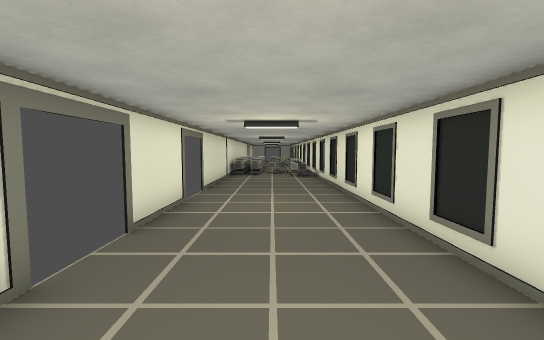
View 1 (above)

12 first-person views from a walk through a Godot game level. The camera is 1.4 m above the floor, tilts 4° down and sees 90° across. The floor is counted in squares, 1 m on a side. Each view is taken from the middle of a square. On the plan, view 1 faces up. The plan holds only what a view shows up to about 13 squares ahead; the rest is blank. The place goes on beyond the plan. Door leaves are left out where a doorway can be walked through.

View 2
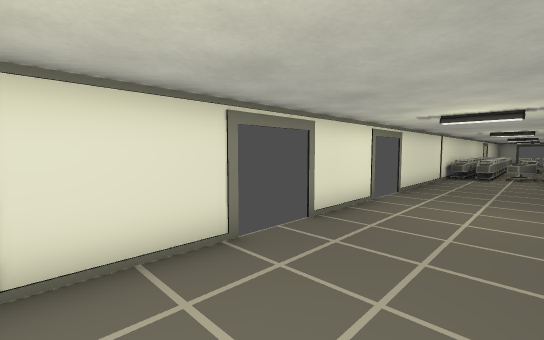

View 3
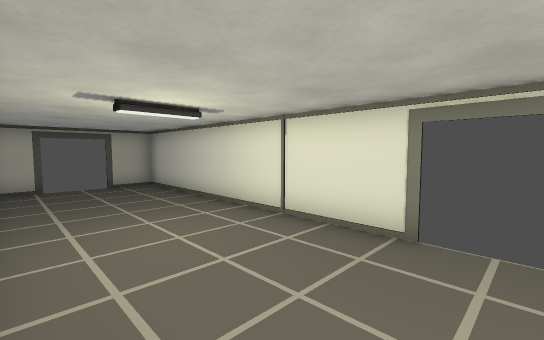

View 4
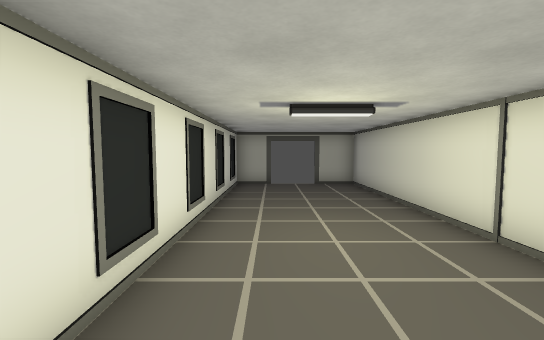

View 5
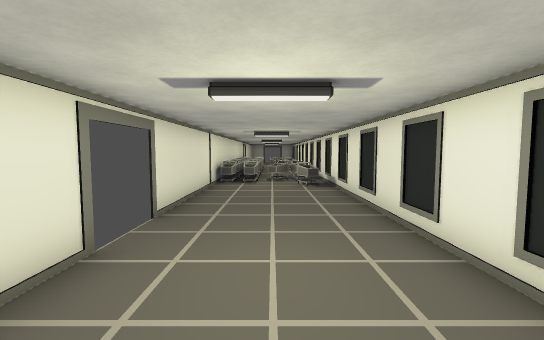

View 6
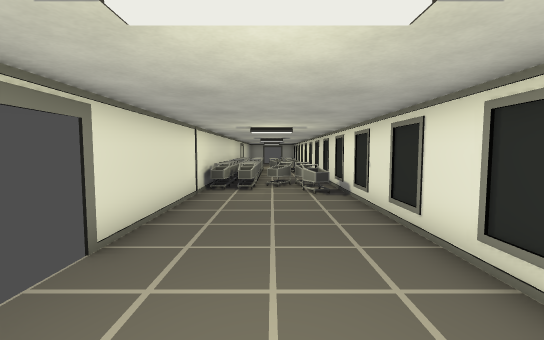

View 7
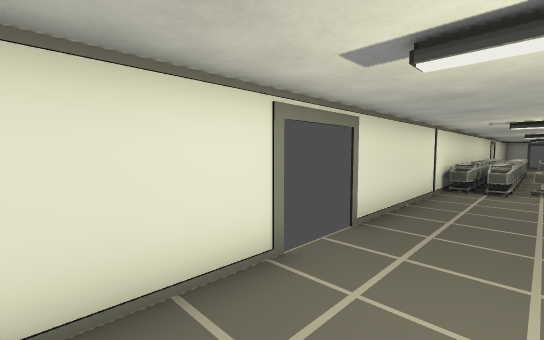

View 8
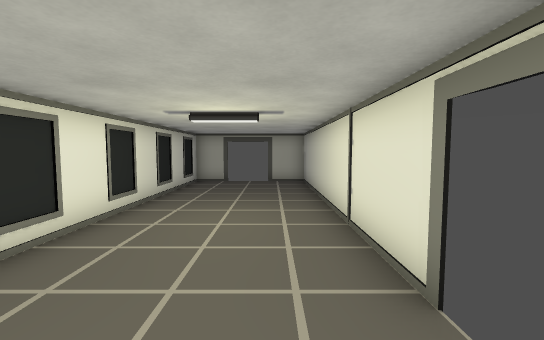

View 9
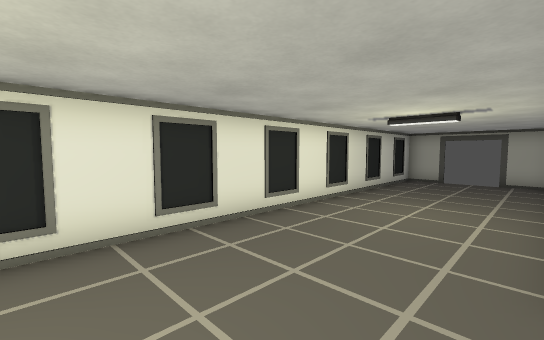

View 10
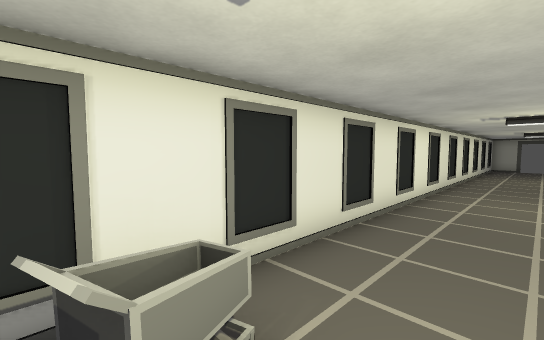

View 11
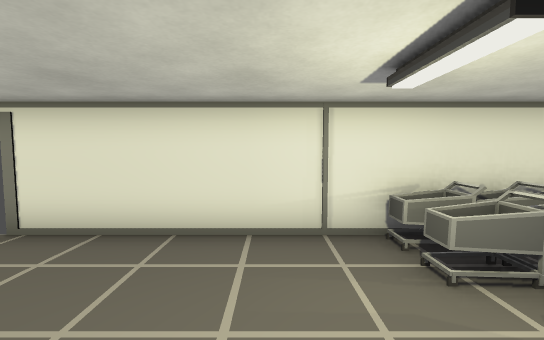

View 12
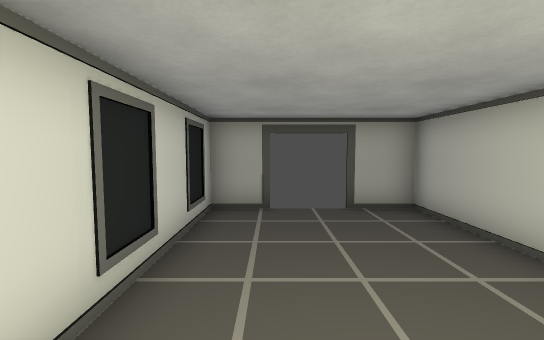

### Floor plan
Key: @ floor where view 1 was taken; # wall or solid block; . floor; D open door; = window, fence, low wall or low ledge.
Columns run from 3 left of view 1 to 3 right of it. Each row starts with its distance up from view 1.
 17 #######
 16 #==.###
 15 #....##
 14 #.....#
 13 #.....#
 12 #.....#
 11 #.....#
 10 #.....#
  9 DD....#
  8 DD....#
  7 #.....#
  6 #.....#
  5 #.....#
  4 DD....#
  3 DD....#
  2 #.....#
  1 #.....#
  0 #..@..#
 -1 #.....#
 -2 #.....#
 -3 #.....#
 -4 #.....#
 -5 #.....#
 -6 #.....#
 -7 #.....#
 -8 ##DDD##

Where each view was taken, in squares from view 1:
view 1: 0 up, 0 right, facing up
view 2: 0 up, 1 right, facing up-left
view 3: 4 up, 2 right, facing down-left
view 4: 4 up, 1 right, facing down
view 5: 4 up, 0 right, facing up
view 6: 6 up, 0 right, facing up
view 7: 5 up, 0 right, facing up-left
view 8: 5 up, 1 left, facing down
view 9: 6 up, 2 left, facing down-right
view 10: 16 up, 0 right, facing down-right
view 11: 14 up, 2 right, facing left
view 12: 1 down, 1 right, facing down
